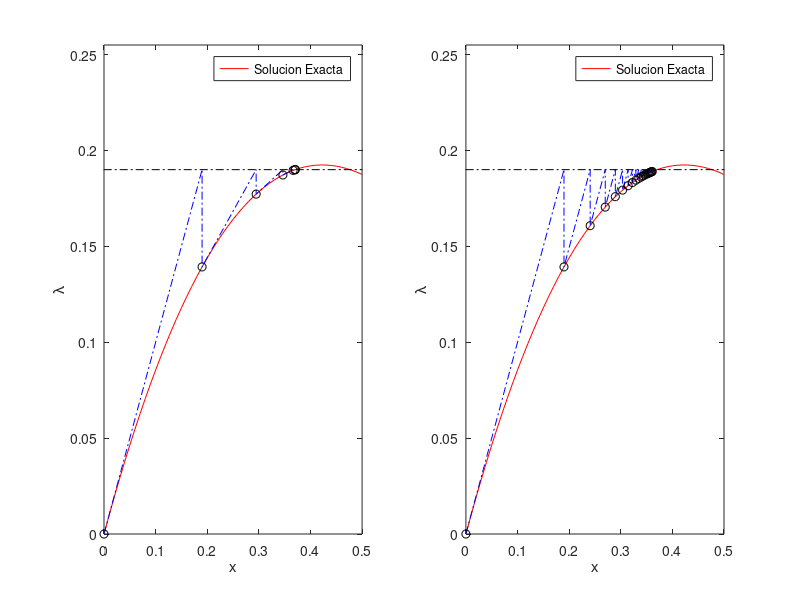

This figure's MATLAB source:
%%  Ejemplo Numerico 2 - Solucion Iterativa %%
clc, clear all, close all

% Punto de Arranque
x0 = 0;

% Definicion de v
v = 1;

%Definicion de f(x) y F_x(x)
f  = @(x) x-3/2*x.^2+1/2*x.^3 ;
Fx = @(x) 1-3*x+3/2*x.^2      ;

% Fijamos valor de Lambda_k
Lk = .19;

% Parametros de Criterios de Parada
EpsilonTol = 1e-10;    MAXITER = 20;

%%%% Solucion Iterativa con N-R %%%%
xnr(:,1) = x0;    i=1;   Error = inf;
while and(Error > EpsilonTol, i<=MAXITER) % Comienzan iteraciones
  Deltax = -(f(xnr(:,i))-Lk*v)/Fx(xnr(:,i)) ; % Incremento N-R
  xnr(:,i+1) = xnr(:,i) + Deltax; % Paso N-R
  Error = abs(f(xnr(:,i+1))-Lk*v); % Evaluacion Error de Convergencia
  i = i+1;
end

%%%% Solucion Iterativa con N-R Modif. %%%%
xnrm(:,1) = x0 ;    i=1;   Error = inf;
while and(Error > EpsilonTol, i<=MAXITER) % Comienzan iteraciones
  Deltax = -(f(xnrm(:,i))-Lk*v)/Fx(xnrm(:,1)) ; % Incremento N-R Modif
  xnrm(:,i+1) = xnrm(:,i) + Deltax; % Paso N-R Modif.
  Error = abs(f(xnrm(:,i+1))-Lk*v); % Evaluacion Error de Convergencia
  i = i+1;
end

% Genero graficas de solucion para NR y NR Modif
subplot(1,2,1)   % Newton-Raphson
Nnr  = length(xnr);
grid = 0:.01:.5;
Solexact = f(grid);
xnrz(1:2:2*Nnr-1) = xnr;     xnrz(2:2:2*Nnr-1) = xnr(2:Nnr);
ynrz(1:2:2*Nnr-1) = f(xnr);  ynrz(2:2:2*Nnr-1) = Lk;
plot(grid,Solexact,'-r',xnrz,ynrz,'-.b',xnr,f(xnr),'ok',[-1,6],[Lk,Lk],'k-.')
axis([0 0.5 0 0.255])
xlabel('x'), ylabel('\lambda'), legend('Solucion Exacta')

subplot(1,2,2)  % Newton-Raphson Modficado
Nnrm = length(xnrm);
grid = 0:.01:.5;
Solexact = f(grid);
xnrmz(1:2:2*Nnrm-1) = xnrm;     xnrmz(2:2:2*Nnrm-1) = xnrm(2:Nnrm);
ynrmz(1:2:2*Nnrm-1) = f(xnrm);  ynrmz(2:2:2*Nnrm-1) = Lk;
plot(grid,Solexact,'-r',xnrmz,ynrmz,'-.b',xnrm,f(xnrm),'ok',[-1,6],[Lk,Lk],'k-.')
axis([0 0.5 0 0.255])
xlabel('x'), ylabel('\lambda'), legend('Solucion Exacta')
